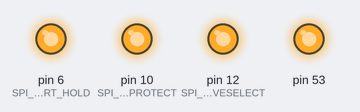
A sketch run on a simulated Arduino Mega 2560, built with avr-gcc and run on an emulated ATmega2560. On the bench: output pins drawn as LEDs (lit = HIGH). What the sketch prints to the serial monitor is not drawn.

Above: at 0.1 s.
Timing chart, 0 to 1.6 s (numbered marks = the images above):
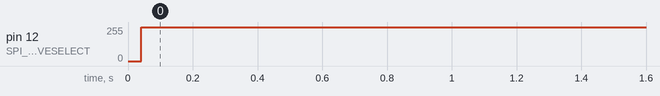

Measured:
- by itself, pin 12 (SPI_EEPROM_PORT_SLAVESELECT): 0/255 → 255/255 at 0.04 s

The sketch:

exciss_spi_eeprom_test.ino
```cpp
#include <Arduino.h>
#include "SPI_EEPROM.h"

#define SLAVESELECT 12//ss
#define WRITEPROTECT 10//ss
#define EEPROM_HOLD 6//ss


SPI_EEPROM spi_eeprom;

void setup()
{
  Serial.begin(9600);
  Serial.println("start");

  spi_eeprom.write_enable();

  // read status register
  Serial.println("Status");

  struct SPI_EEPROM_CHIP_ID chipID = spi_eeprom.readChipID();

  Serial.println(chipID.manufacturer_code, HEX);
  Serial.println(chipID.spi_family_code, HEX);
  Serial.println(chipID.memory_density_code, HEX);

  Serial.println("Write ");

  static char test[3];

  test[0] = 'B';
  test[1] = 'b';
  test[2] = 'c';

  spi_eeprom.writeBytes(0xfff8,&test[0],3);

  test[0] = 0xFF;
  test[1] = 0xFF;
  test[2] = 0xFF;


  Serial.println("Read ");

  spi_eeprom.readBytes(0xfff8,&test[0],3);

  Serial.println( test[0]);
  Serial.println( test[1]);
  Serial.println( test[2]);


}

void loop()
{
  /*
  eeprom_output_data = read_eeprom(address);
  Serial.print(eeprom_output_data,DEC);
  Serial.print('\n');
  address++;
  if (address == 128)
    address = 0;
  delay(500); //pause for readability
  */
}
```

SPI_EEPROM.cpp
```cpp
/***********************************************************************
* DESCRIPTION :
*
* For more information and documentation go to https://github.com/exciss-space/EXCISS
* AUTHOR :    Shintaro Fujita
*
**/


#include "SPI_EEPROM.h"


SPI_EEPROM::SPI_EEPROM() {
    init_ports(SPI_EEPROM_PORT_SLAVESELECT, SPI_EEPROM_PORT_WRITEPROTECT, SPI_EEPROM_PORT_HOLD);
}

SPI_EEPROM::SPI_EEPROM(int a_eeprom_select_port, int a_eeprom_writeprotect_port, int a_eeprom_hold_port ) {
    init_ports(a_eeprom_select_port, a_eeprom_writeprotect_port, a_eeprom_hold_port );
}

void SPI_EEPROM::init_ports(int a_eeprom_select_port, int a_eeprom_writeprotect_port, int a_eeprom_hold_port ) {

    SPI.begin();
    SPI.beginTransaction(SPISettings(1000000, MSBFIRST, SPI_MODE0));


    pinMode(SPI_EEPROM_PORT_DATAOUT, OUTPUT);
    pinMode(SPI_EEPROM_PORT_DATAIN, INPUT);
    pinMode(SPI_EEPROM_PORT_SPICLOCK,OUTPUT);
    pinMode(SPI_EEPROM_PORT_HOLD,OUTPUT);
    pinMode(SPI_EEPROM_PORT_WRITEPROTECT,OUTPUT);
    pinMode(SPI_EEPROM_PORT_SLAVESELECT,OUTPUT);
    digitalWrite(SPI_EEPROM_PORT_SLAVESELECT,HIGH); //disable device
    digitalWrite(SPI_EEPROM_PORT_HOLD,HIGH);
    digitalWrite(SPI_EEPROM_PORT_WRITEPROTECT,HIGH);
}

bool SPI_EEPROM::writeBytes(uint16_t a_address, char * a_byte, int length) {
    unsigned long timeout_time = millis() + SPI_EEPROM_TIMEOUT_WRITE_WAIT; // set timeout time until
    bool timedout = false;

    // wait until eeprom is ready to execute write operation
    while(1) {

        // check timeout condition and break out while loop if timedout
        if( timeout_time <= millis() ) {
            timedout = true; // set the timedout flag to prevent starting writing byte
            break;
        }

        // check WIP flag in status register. If flag is set the eeprom is busy
        if(write_ready()) {
            break;
        }
    }

    // if not timedout start write operations
    if( !timedout ) {
        digitalWrite(SPI_EEPROM_PORT_SLAVESELECT,LOW);
        SPI.transfer(SPI_EEPROM_OPCODE_WRITE);
        SPI.transfer((byte)(a_address>>8));   //send MSByte address first
        SPI.transfer((byte)(a_address));      //send LSByte address
        for(byte i=0; i<length; i++) {
            SPI.transfer(a_byte[i]);
        }

        digitalWrite(SPI_EEPROM_PORT_SLAVESELECT,HIGH);
    }

    return !timedout;
}

bool SPI_EEPROM::readBytes(uint16_t a_address, char * a_buf, int length) {
    unsigned long timeout_time = millis() + SPI_EEPROM_TIMEOUT_WRITE_WAIT; // set timeout time until
    bool timedout = false;
    //char returnValue = 0x00;

    // wait until eeprom is ready to execute write operation
    while(1) {

        // check timeout condition and break out while loop if timedout
        if( timeout_time <= millis() ) {
            timedout = true; // set the timedout flag to prevent starting writing byte
            break;
        }

        // check WIP flag in status register. If flag is set the eeprom is busy
        if(write_ready()) {
            break;
        }
    }


    // if not timedout start write operations
    if( !timedout ) {
        digitalWrite(SPI_EEPROM_PORT_SLAVESELECT,LOW);
        SPI.transfer(SPI_EEPROM_OPCODE_READ);
        SPI.transfer((byte)(a_address>>8));     // send MSByte address first
        SPI.transfer((byte)(a_address));        // send LSByte address
        for(byte i=0; i<length; i++) {
            a_buf[i] = SPI.transfer(0xFF);
        }
        // *a_buf = SPI.transfer(0xFF);                     // send something to generate clock signal for one byte
        digitalWrite(SPI_EEPROM_PORT_SLAVESELECT,HIGH);
    }

    // *a_buf = 0x33;

    return !timedout;
}

void SPI_EEPROM::write_enable() {
    digitalWrite(SPI_EEPROM_PORT_SLAVESELECT,LOW);
    SPI.transfer(SPI_EEPROM_OPCODE_WREN);
    digitalWrite(SPI_EEPROM_PORT_SLAVESELECT,HIGH);
}

struct SPI_EEPROM_CHIP_ID SPI_EEPROM::readChipID() {
    struct SPI_EEPROM_CHIP_ID returnVal;

    digitalWrite(SPI_EEPROM_PORT_SLAVESELECT,LOW);

    SPI.transfer(SPI_EEPROM_OPCODE_RDID);
    SPI.transfer(0x00);
    SPI.transfer(0x00);
    returnVal.manufacturer_code = SPI.transfer(0xFF);
    returnVal.spi_family_code = SPI.transfer(0xFF);
    returnVal.memory_density_code = SPI.transfer(0xFF);

    digitalWrite(SPI_EEPROM_PORT_SLAVESELECT,HIGH);

    return returnVal;
}

bool SPI_EEPROM::write_ready() {
    bool resultVal = false;
    char spi_return;
    digitalWrite(SPI_EEPROM_PORT_SLAVESELECT,LOW);
    SPI.transfer(SPI_EEPROM_OPCODE_RDSR);
    spi_return = SPI.transfer(0xFF);
    digitalWrite(SPI_EEPROM_PORT_SLAVESELECT,HIGH);

    (spi_return & 0x01) == 0x01 ? resultVal = false : resultVal = true;

    return resultVal;
}
```

SPI_EEPROM.h
```cpp
/***********************************************************************
* DESCRIPTION :
*
* For more information and documentation go to https://github.com/exciss-space/EXCISS
* AUTHOR :    Shintaro Fujita
*
**/


#ifndef _SPI_EEPROM_H_
#define _SPI_EEPROM_H_

#include <SPI.h>

// define default port settings
#define SPI_EEPROM_PORT_DATAOUT 51//MOSI
#define SPI_EEPROM_PORT_DATAIN  50//MISO
#define SPI_EEPROM_PORT_SPICLOCK  52//sck
#define SPI_EEPROM_PORT_SLAVESELECT 12//ss
#define SPI_EEPROM_PORT_WRITEPROTECT 10//ss
#define SPI_EEPROM_PORT_HOLD 6//ss

// opcodes
#define SPI_EEPROM_OPCODE_RDID  0x83
#define SPI_EEPROM_OPCODE_WREN  0x06
#define SPI_EEPROM_OPCODE_WRDI  0x04
#define SPI_EEPROM_OPCODE_RDSR  0x05
#define SPI_EEPROM_OPCODE_WRSR  0x01
#define SPI_EEPROM_OPCODE_READ  0x03
#define SPI_EEPROM_OPCODE_WRITE 0x02

// etc definitions
#define SPI_EEPROM_TIMEOUT_WRITE_WAIT 100UL // maximum wait time for write ready in milliseconds

struct SPI_EEPROM_CHIP_ID {
	char manufacturer_code;
	char spi_family_code;
	char memory_density_code;
};

class SPI_EEPROM {
public:

	// contstructors
	SPI_EEPROM();

	SPI_EEPROM(int a_eeprom_select_port, int a_eeprom_writeprotect_port, int a_eeprom_hold_port );

	// eeprom operations methods
	void write_enable();

	bool writeBytes(uint16_t a_address, char * a_byte, int length);

	bool readBytes(uint16_t a_address, char * a_buf, int length);

	struct SPI_EEPROM_CHIP_ID readChipID();

	void init_ports(int a_eeprom_select_port, int a_eeprom_writeprotect_port, int a_eeprom_hold_port );
private:

	bool write_ready();
};

#endif
```
